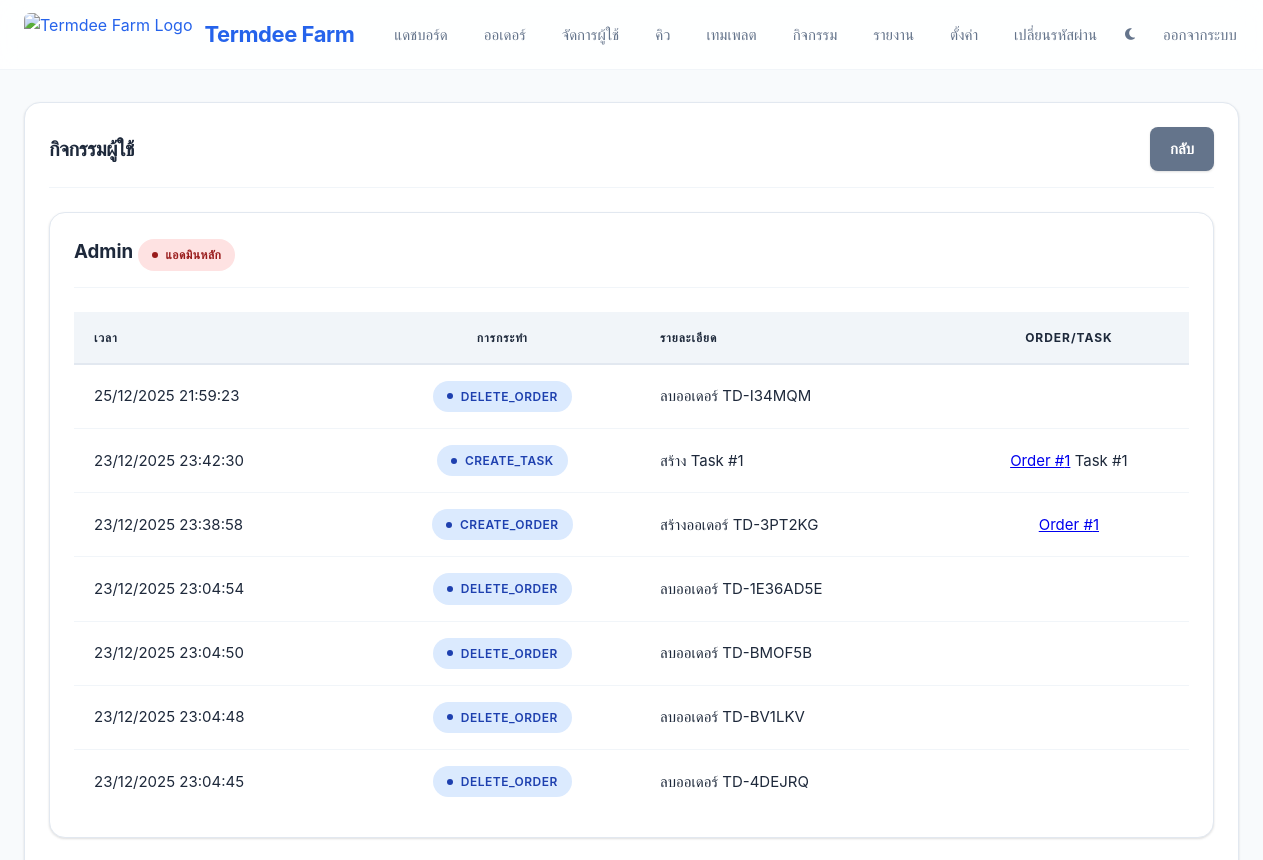
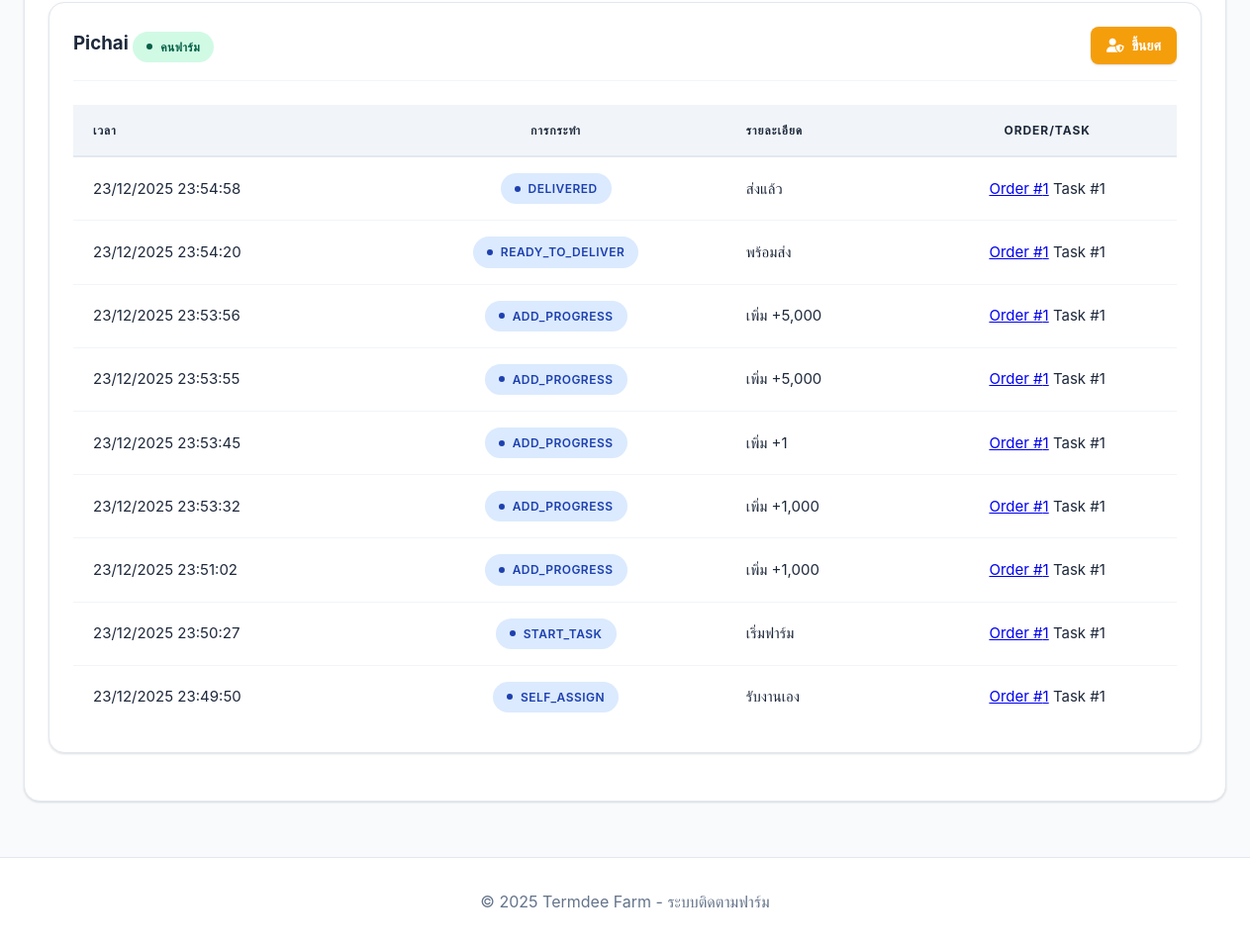
/admin/activity (signed in), run on the app's committed database (2 pictures, top to bottom).
### models.py (models this page shows, shortened)
class User(UserMixin, db.Model):
    __tablename__ = 'users'
    id = db.Column(db.Integer, primary_key=True)
    username = db.Column(db.String(80), unique=True, nullable=False)
    password_hash = db.Column(db.String(255), nullable=False)
    role = db.Column(db.String(20), nullable=False)  # super_admin, admin, farmer
    display_name = db.Column(db.String(100))
    real_name = db.Column(db.String(200))  # ชื่อจริง
    bank_name = db.Column(db.String(200))  # ชื่อธนาคาร
    bank_account = db.Column(db.String(100))  # บัญชีธนาคาร
    user_title = db.Column(db.String(50))  # ยศผู้ใช้ (เช่น Senior Farmer, Junior Farmer)
    active = db.Column(db.Boolean, default=True)
    created_at = db.Column(db.DateTime, default=datetime.utcnow)
    last_seen_at = db.Column(db.DateTime)
    tasks = db.relationship('Task', backref='farmer', lazy=True)
    logs = db.relationship('Log', backref='actor', lazy=True)

class Log(db.Model):
    __tablename__ = 'logs'
    id = db.Column(db.Integer, primary_key=True)
    actor_user_id = db.Column(db.Integer, db.ForeignKey('users.id'), nullable=False)
    actor_role = db.Column(db.String(20))
    order_id = db.Column(db.Integer, db.ForeignKey('orders.id'), nullable=True)
    task_id = db.Column(db.Integer, db.ForeignKey('tasks.id'), nullable=True)
    action = db.Column(db.String(50))  # create_order, assign_task, add_progress, status_change, etc.
    delta_amount = db.Column(db.Integer, default=0)
    message = db.Column(db.Text)
    created_at = db.Column(db.DateTime, default=datetime.utcnow)

### app.py (the view)
@app.route('/admin/activity')
@admin_required
def admin_activity():
    logs = Log.query.order_by(Log.created_at.desc()).limit(200).all()
    user_activities = {}
    for log in logs:
        user_id = log.actor_user_id
        if user_id not in user_activities:
            user = User.query.get(user_id)
            if user:  # Only add if user exists
                user_activities[user_id] = {
                    'user': user,
                    'activities': []
                }
        if user_id in user_activities:  # Only append if user was found
            user_activities[user_id]['activities'].append(log)
    return render_template('admin/activity.html', user_activities=user_activities)

### app.py (called while the page is built)
@login_manager.user_loader
def load_user(user_id):
    try:
        return User.query.get(int(user_id))
    except (ValueError, TypeError):
        return None

@app.context_processor
def utility_processor():
    return dict(get_status_th=get_status_th, Settings=Settings)

def admin_required(f):
    @wraps(f)
    @login_required
    def decorated_function(*args, **kwargs):
        if current_user.role not in ['admin', 'super_admin']:
            flash('คุณไม่มีสิทธิ์เข้าถึงหน้านี้', 'error')
            return redirect(url_for('index'))
        return f(*args, **kwargs)
    return decorated_function

### templates/admin/activity.html (shortened to what this page needs)
{% extends "base.html" %}
{% block content %}
<div class="card">
    <div class="card-header">
        <h1 class="card-title">กิจกรรมผู้ใช้</h1>
        <a href="{{ url_for('admin_dashboard') }}" class="btn btn-secondary">กลับ</a>
    </div>
    {% if user_activities %}
    {% for user_id, data in user_activities.items() %}
    <div class="card mt-3">
        <div class="card-header" style="display: flex; justify-content: space-between; align-items: center;">
            <h3>
                {% if data.user %}
                    {{ data.user.display_name or data.user.username }}
                    <span class="badge badge-{{ 'danger' if data.user.role == 'super_admin' else 'primary' if data.user.role == 'admin' else 'success' }}" id="role_badge_{{ user_id }}">
                        {% if data.user.role == 'super_admin' %}แอดมินหลัก
                        {% elif data.user.role == 'admin' %}แอดมิน
                        {% else %}คนฟาร์ม{% endif %}
                    </span>
                {% else %}
                    ผู้ใช้ ID: {{ user_id }}
                {% endif %}
            </h3>
            {% if current_user.role == 'super_admin' and data.user and data.user.id != current_user.id %}
            <button class="btn btn-sm btn-warning" onclick="showChangeRoleModal({{ user_id }}, {{ data.user.username|tojson }}, {{ data.user.role|tojson }})">
                <i class="fas fa-user-shield"></i> ขึ้นยศ
            </button>
            {% endif %}
        </div>
        <div class="mt-2">
            <div class="table-responsive">
                <table class="table">
                    <thead>
                        <tr>
                            <th>เวลา</th>
                            <th class="text-center">การกระทำ</th>
                            <th>รายละเอียด</th>
                            <th class="text-center">Order/Task</th>
                        </tr>
                    </thead>
                    <tbody>
                        {% for log in data.activities[:20] %}
                        <tr>
                            <td data-label="เวลา">{{ log.created_at.strftime('%d/%m/%Y %H:%M:%S') }}</td>
                            <td data-label="การกระทำ" class="text-center"><span class="badge badge-primary">{{ log.action }}</span></td>
                            <td data-label="รายละเอียด">{{ log.message }}</td>
                            <td data-label="Order/Task" class="text-center">
                                {% if log.order_id %}
                                    <a href="{{ url_for('admin_order_detail', order_id=log.order_id) }}">Order #{{ log.order_id }}</a>
                                {% endif %}
                                {% if log.task_id %}
                                    Task #{{ log.task_id }}
                                {% endif %}
                            </td>
                        </tr>
                        {% endfor %}
                    </tbody>
                </table>
            </div>
        </div>
    </div>
    {% endfor %}
    {% else %}
    <p class="text-center">ยังไม่มีกิจกรรม</p>
    {% endif %}
</div>
{% endblock %}

### data on the page
User: user "Admin", role "super_admin" (drawn)
Log: created_at "25/12/2025 21:59:23", action "DELETE_ORDER", message "ลบออเดอร์ TD-I34MQM"
Log: created_at "23/12/2025 23:42:30", action "CREATE_TASK", message "สร้าง Task #1", order_id "1", task_id "1"
Log: created_at "23/12/2025 23:38:58", action "CREATE_ORDER", message "สร้างออเดอร์ TD-3PT2KG", order_id "1"
Log: created_at "23/12/2025 23:04:54", action "DELETE_ORDER", message "ลบออเดอร์ TD-1E36AD5E"
Log: created_at "23/12/2025 23:04:50", action "DELETE_ORDER", message "ลบออเดอร์ TD-BMOF5B"
Log: created_at "23/12/2025 23:04:48", action "DELETE_ORDER", message "ลบออเดอร์ TD-BV1LKV"
Log: created_at "23/12/2025 23:04:45", action "DELETE_ORDER", message "ลบออเดอร์ TD-4DEJRQ"
User: user "Pichai"
Log: created_at "23/12/2025 23:54:58", action "DELIVERED", message "ส่งแล้ว", order_id "1", task_id "1"
Log: created_at "23/12/2025 23:54:20", action "READY_TO_DELIVER", message "พร้อมส่ง", order_id "1", task_id "1"
Log: created_at "23/12/2025 23:53:56", action "ADD_PROGRESS", message "เพิ่ม +5,000", order_id "1", task_id "1"
Log: created_at "23/12/2025 23:53:55", action "ADD_PROGRESS", message "เพิ่ม +5,000", order_id "1", task_id "1"
Log: created_at "23/12/2025 23:53:45", action "ADD_PROGRESS", message "เพิ่ม +1", order_id "1", task_id "1"
Log: created_at "23/12/2025 23:53:32", action "ADD_PROGRESS", message "เพิ่ม +1,000", order_id "1", task_id "1"
Log: created_at "23/12/2025 23:51:02", action "ADD_PROGRESS", message "เพิ่ม +1,000", order_id "1", task_id "1"
Log: created_at "23/12/2025 23:50:27", action "START_TASK", message "เริ่มฟาร์ม", order_id "1", task_id "1"
Log: created_at "23/12/2025 23:49:50", action "SELF_ASSIGN", message "รับงานเอง", order_id "1", task_id "1"
